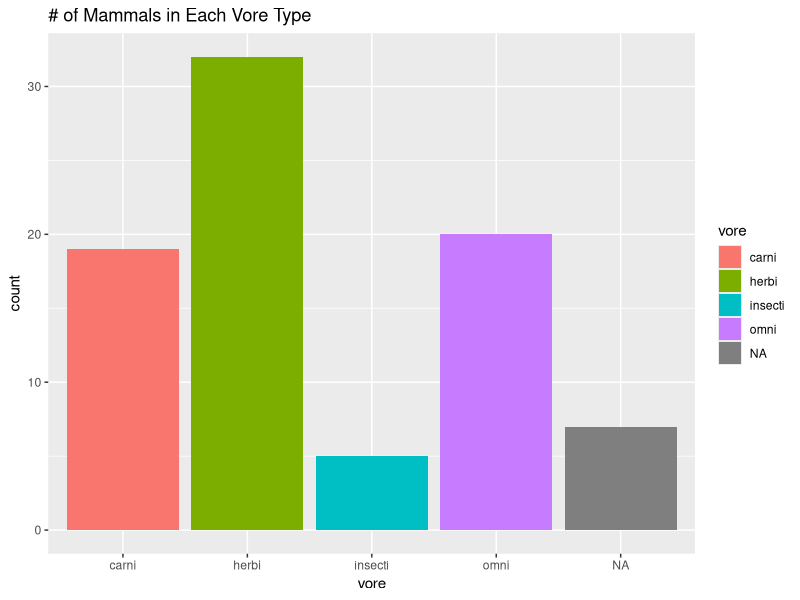
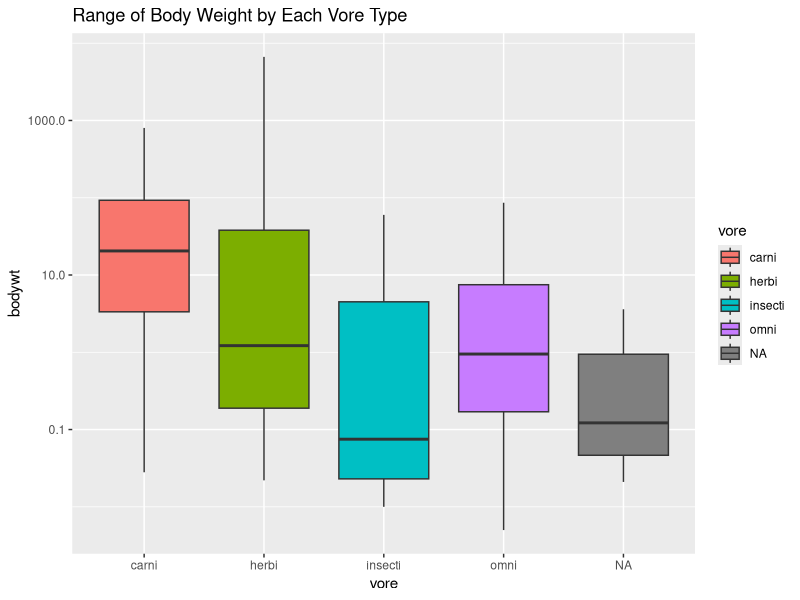
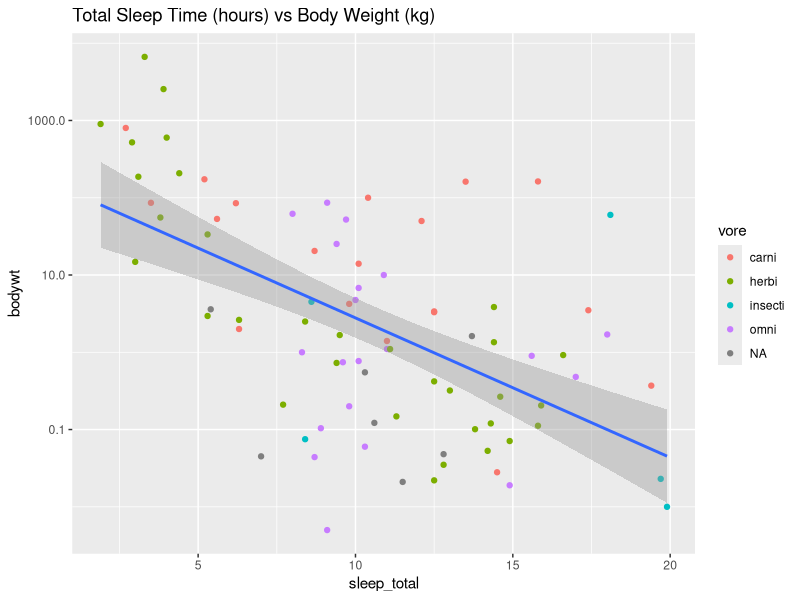
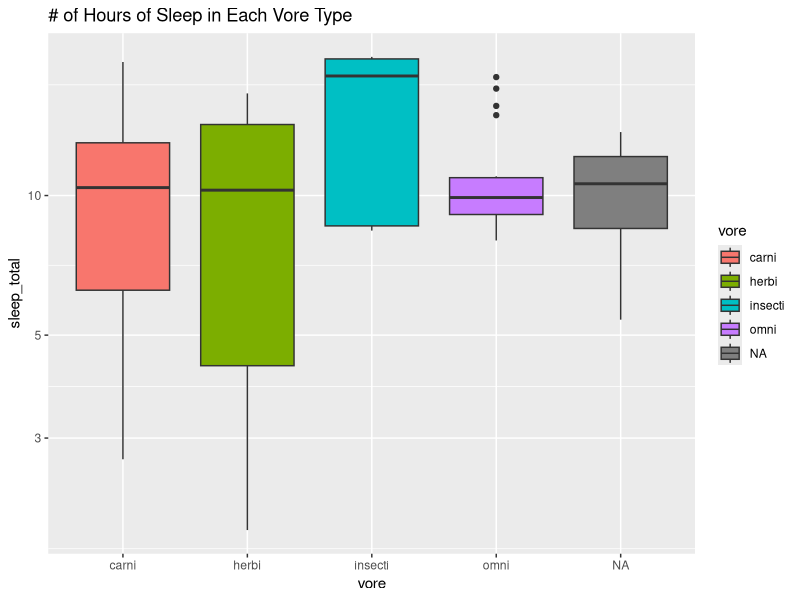
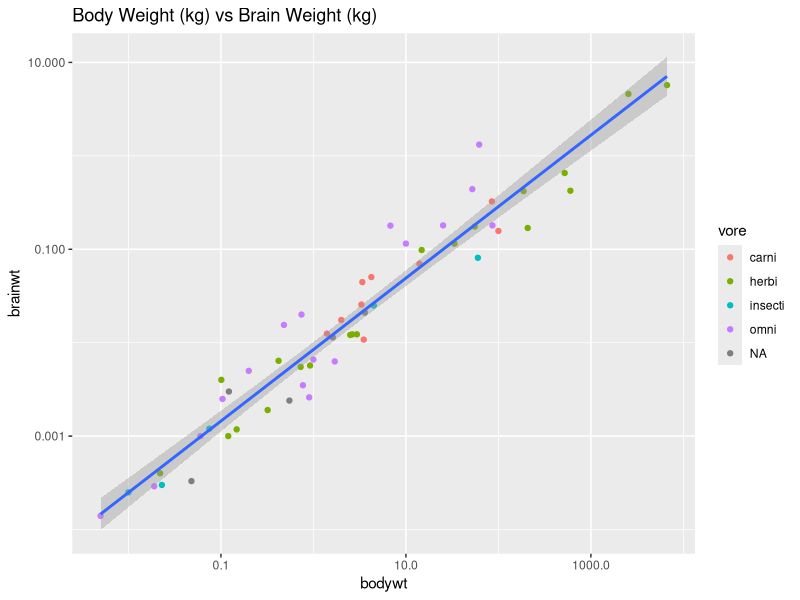
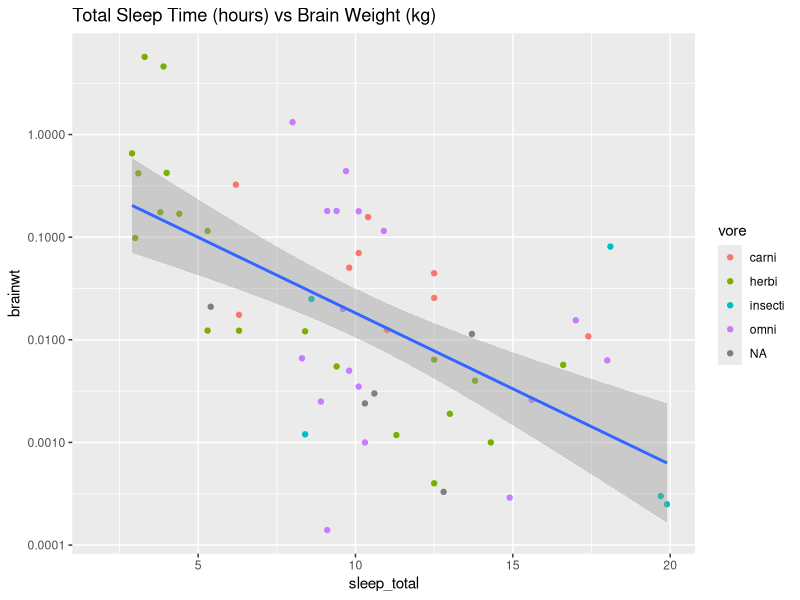

Write the R code that produced these figures, in order.
## ---- chunk 1
library("tidyverse")
options(scipen = 999) #disable scientific notation
## ---- chunk 2
glimpse(msleep)
## ---- chunk 3
?msleep
## ---- chunk 4
ggplot(data=msleep, 
       mapping=aes(x=vore))+
  geom_bar(mapping=aes(fill=vore))+
  labs(title="# of Mammals in Each Vore Type")
## ---- chunk 5
mean(msleep$sleep_total)
## ---- chunk 6
summary(msleep$bodywt)
## ---- chunk 7
ggplot(data=msleep, 
       mapping=aes(x=vore, y=bodywt))+
  geom_boxplot(mapping=aes(fill=vore))+
  scale_y_log10()+
  labs(title="Range of Body Weight by Each Vore Type")
## ---- chunk 8
ggplot(data=msleep, 
       mapping=aes(x=sleep_total, y=bodywt))+
  geom_point(mapping=aes(color=vore))+
  geom_smooth(method=lm, se=T)+
  scale_y_log10()+
  labs(title="Total Sleep Time (hours) vs Body Weight (kg)")
## ---- chunk 9
ggplot(data=msleep, 
       mapping=aes(x=vore, y=sleep_total))+
  geom_boxplot(mapping=aes(fill=vore))+
  scale_y_log10()+
  labs(title="# of Hours of Sleep in Each Vore Type")
## ---- chunk 10
ggplot(data=msleep, 
       mapping=aes(x=bodywt, y=brainwt))+
  geom_point(mapping=aes(color=vore))+
  geom_smooth(method=lm, se=T)+
  scale_y_log10()+
  scale_x_log10()+
  labs(title="Body Weight (kg) vs Brain Weight (kg)")
## ---- chunk 11
ggplot(data=msleep, 
       mapping=aes(x=sleep_total, y=brainwt))+
  geom_point(mapping=aes(color=vore))+
  geom_smooth(method=lm, se=T)+
  scale_y_log10()+
  labs(title="Total Sleep Time (hours) vs Brain Weight (kg)")
